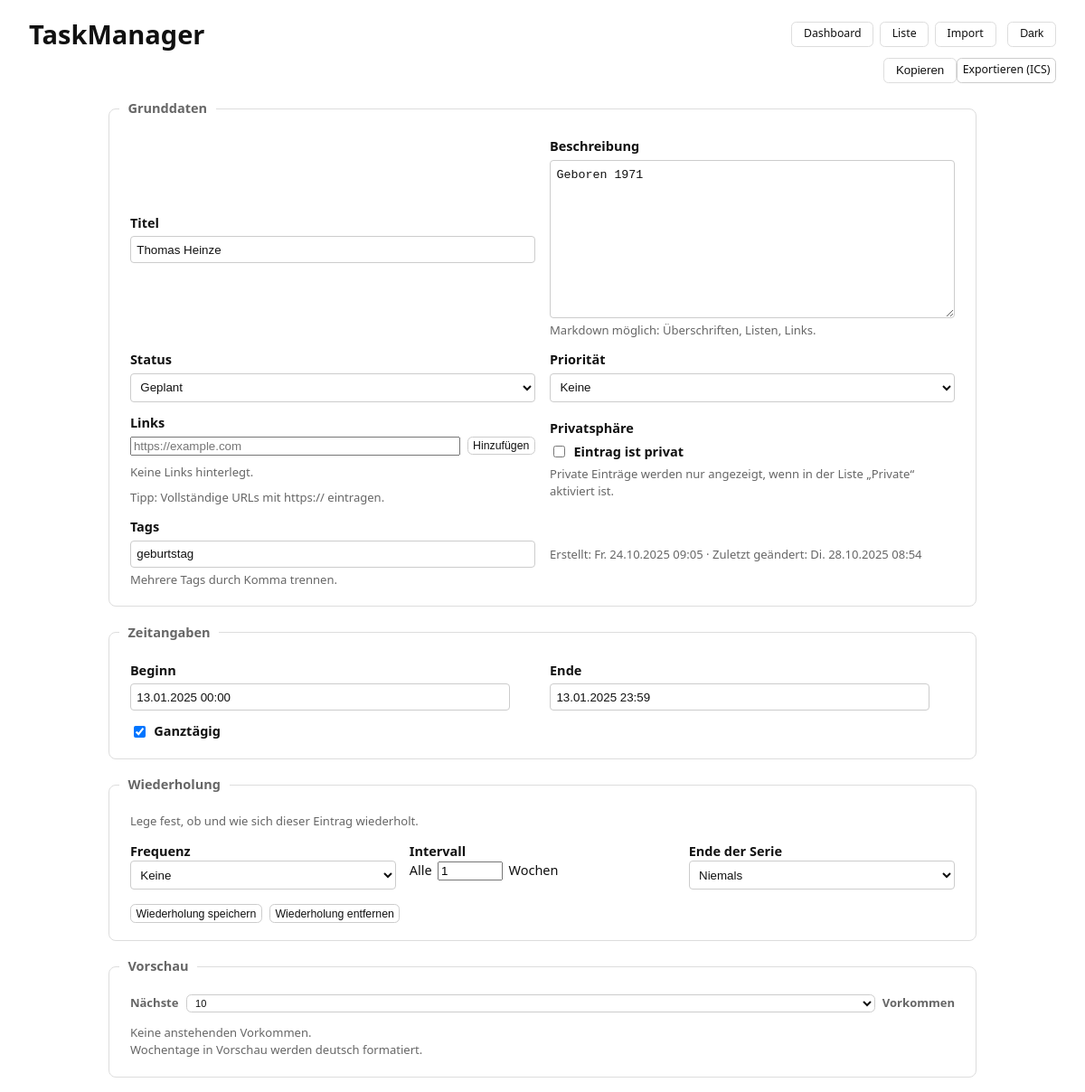
Screenshot of /items/5d18b492-73b4-4bcc-938f-5427e76522ac/edit with the database file from the repository.
### tables this page shows
CREATE TABLE "items" (
	"id"	TEXT,
	"type"	TEXT NOT NULL CHECK("type" IN ('task', 'appointment', 'event', 'reminder')),
	"name"	TEXT NOT NULL,
	"description"	TEXT,
	"status_key"	TEXT NOT NULL,
	"is_private"	INTEGER NOT NULL DEFAULT 0,
	"tags"	TEXT,
	"links"	TEXT,
	"start_utc"	TEXT,
	"end_utc"	TEXT,
	"due_utc"	TEXT,
	"reminder_utc"	TEXT,
	"is_all_day"	INTEGER DEFAULT 0,
	"rrule_string"	TEXT,
	"exdates"	TEXT,
	"ics_uid"	TEXT,
	"priority"	INTEGER,
	"created_utc"	TEXT,
	"last_modified_utc"	TEXT, task_planned_start_utc TEXT, task_planned_end_utc TEXT,
	PRIMARY KEY("id")
);

### web/server.py (the view)
@app.get("/items/{item_id}/edit", response_class=HTMLResponse)
def edit_item_page(
    item_id: str,
    request: Request,
    repo: DbRepository = Depends(get_repo),
    status=Depends(get_status),
):
    it = repo.get(item_id)
    if not it:
        raise HTTPException(404, "Item nicht gefunden")
    status_options = _status_options_for(status, it.type)
    if not status_options:
        status_options = [(it.status, _status_display(status, it.status))]
    rrule_line = ""
    dtstart_local = ""
    exdates_local = ""
    if getattr(it, "recurrence", None) and it.recurrence.rrule_string:
        for line in it.recurrence.rrule_string.splitlines():
            if line.startswith("DTSTART:"):
                try:
                    dt = datetime.strptime(line.split(":", 1)[1], "%Y%m%dT%H%M%SZ").replace(tzinfo=ZoneInfo("UTC"))
                    dtstart_local = format_local(dt)
                except Exception:
                    pass
            if line.startswith("RRULE:"):
                rrule_line = line.split(":", 1)[1]
    if getattr(it, "recurrence", None) and it.recurrence.exdates_utc:
        exdates_local = ", ".join(format_local(d) for d in it.recurrence.exdates_utc)
    status_color = None
    if hasattr(status, "get_definition"):
        sd = status.get_definition(it.status)
        if sd and getattr(sd, "color_light", None):
            status_color = sd.color_light
    back_qs = urlencode(list(request.query_params.multi_items()))
    resp = templates.TemplateResponse("edit.html", {
        "request": request,
        "it": it,
        "status_options": status_options,
        "dtstart_local": dtstart_local,
        "rrule_line": rrule_line,
        "exdates_local": exdates_local,
        "status_color": status_color,
        "back_qs": back_qs,
    })
    resp.headers["Cache-Control"] = "no-store, no-cache, must-revalidate, max-age=0"
    resp.headers["Pragma"] = "no-cache"
    return resp

### web/templates/edit.html (shortened to what this page needs)
{% extends "base.html" %}
{% block content %}
<div class="edit-actions" style="display:flex; justify-content:flex-end; margin:.25rem 0;">
  <button class="preview-btn"
          hx-post="/items/{{ it.id }}/copy"
          hx-swap="none"
          title="Dieses Item duplizieren">
    Kopieren
  </button>
  <a class="btn btn-xs" href="/export.ics?ids={{ it.id }}" target="_blank" rel="noopener">
    Exportieren (ICS)
    </a>
</div>
<div class="edit-container">
  <fieldset class="card">
    <legend class="card-title">Grunddaten</legend>
    <div class="card-body form-grid">
      <div class="full" style="max-width: 720px;">
        <label for="name">Titel</label>
        <input id="name" type="text" name="name" value="{{ it.name }}" placeholder="Kurzer, prägnanter Titel"
              hx-post="/items/{{ it.id }}/edit" hx-trigger="change delay:300ms"
              hx-include="#name"
              hx-swap="none">
      </div>
      <div class="full" style="max-width: 720px;">
        <label for="description">Beschreibung</label>
        <textarea id="description" name="description" placeholder="Ausführliche Beschreibung, Hinweise, Checkliste… (Markdown unterstützt)"
                  hx-post="/items/{{ it.id }}/edit" hx-trigger="change delay:400ms"
                  hx-include="#description"
                  hx-swap="none" rows="8">{{ it.description | default('') }}</textarea>
        <div class="muted">Markdown möglich: Überschriften, Listen, Links.</div>
      </div>
      <div>
        <label for="status_key">Status</label>
        <select id="status_key" name="status_key"
                hx-post="/items/{{ it.id }}/edit" hx-trigger="change"
                hx-include="#status_key"
                hx-swap="none">
          {% for key, label in status_options %}
            <option value="{{ key }}" {% if key == it.status %}selected{% endif %}>{{ label }}</option>
          {% endfor %}
        </select>
      </div>
      <div>
        <label for="priority">Priorität</label>
        <select id="priority" name="priority"
                hx-post="/items/{{ it.id }}/edit" hx-trigger="change"
                hx-include="#priority"
                hx-swap="none">
          <option value="0" {% if (it.priority or 0) == 0 %}selected{% endif %}>Keine</option>
        </select>
      </div>
      {% include "_links_block.html" with context %}
      <div>
        <label>Privatsphäre</label>
        <label class="inline">
          <input id="is_private" type="checkbox" name="is_private" value="1" {% if it.is_private %}checked{% endif %}
                hx-post="/items/{{ it.id }}/edit" hx-trigger="change"
                hx-include="#is_private"
                hx-swap="none">
          Eintrag ist privat
        </label>
        <div class="muted">Private Einträge werden nur angezeigt, wenn in der Liste „Private“ aktiviert ist.</div>
      </div>
      <div class="full" style="max-width: 720px;">
        <label for="tags">Tags</label>
        <input id="tags" type="text" name="tags" value="{{ (it.tags or []) | join(', ') }}" placeholder="z. B. Arbeit, Dringend"
              hx-post="/items/{{ it.id }}/edit" hx-trigger="change delay:300ms"
              hx-include="#tags"
              hx-swap="none">
        <div class="muted">Mehrere Tags durch Komma trennen.</div>
      </div>
      <div class="full" style="max-width: 720px; margin-top:.25rem;">
        <div class="muted">
          {% if it.created_utc %}
            Erstellt: {{ it.created_utc | format_local_short_weekday_de("%a %d.%m.%Y %H:%M") }}. {{ it.created_utc | format_local("%d.%m.%Y %H:%M") }}
          {% else %}
            Erstellt: –
          {% endif %}
          ·
          {% if it.last_modified_utc %}
            Zuletzt geändert: {{ it.last_modified_utc | format_local_short_weekday_de("%a %d.%m.%Y %H:%M") }}. {{ it.last_modified_utc | format_local("%d.%m.%Y %H:%M") }}
          {% else %}
            Zuletzt geändert: –
          {% endif %}
        </div>
      </div>
    </div>
  </fieldset>
  <fieldset class="card">
    <legend class="card-title">Zeitangaben</legend>
    <div class="card-body form-grid">
      {% if it.type == 'task' %}
        <div style="max-width: 420px;">
          <label for="due">Fällig am</label>
          <input id="due" class="fp-datetime" type="text" name="due" value="{{ it.due_utc | format_local }}"
                 placeholder="dd.mm.yyyy hh:mm"
                 hx-post="/items/{{ it.id }}/due" hx-trigger="change" hx-swap="none">
          <div class="muted">Optionales Fälligkeitsdatum.</div>
        </div>
      {% elif it.type in ('appointment','event') %}
        <div style="max-width: 420px;">
          <label for="start_local">Beginn</label>
          <input id="start_local" class="fp-datetime" type="text" name="start_local" value="{{ it.start_utc | format_local }}"
                 placeholder="dd.mm.yyyy hh:mm"
                 hx-post="/items/{{ it.id }}/start_end" hx-trigger="change"
                 hx-include="[name='start_local']" hx-target="#occ" hx-swap="innerHTML">
        </div>
        <div style="max-width: 420px;">
          <label for="end_local">Ende</label>
          <input id="end_local" class="fp-datetime" type="text" name="end_local" value="{{ it.end_utc | format_local }}"
                 placeholder="dd.mm.yyyy hh:mm"
                 hx-post="/items/{{ it.id }}/start_end" hx-trigger="change"
                 hx-include="[name='end_local']" hx-target="#occ" hx-swap="innerHTML">
        </div>
        <div class="full" style="max-width: 720px;">
          <label class="inline" title="Ganztägiger Eintrag ohne Uhrzeiten">
            <input id="is_all_day" type="checkbox" name="is_all_day" value="1" {% if it.is_all_day %}checked{% endif %}>
            Ganztägig
          </label>
        </div>
        {% set has_recur = (it.recurrence is defined and it.recurrence and (it.recurrence.rrule_string or (it.recurrence.exdates_utc or ()))) %}
      {% endif %}
    </div>
  </fieldset>
  {% if it.type in ('appointment','event','reminder') %}
  <fieldset class="card" id="recur_card"
            data-rrule="{{ it.recurrence.rrule_string if it.recurrence and it.recurrence.rrule_string else '' }}"
            style="{% if not has_recur %}display:none;{% endif %}">
    <legend class="card-title">Wiederholung</legend>
    <div class="card-body recur-grid">
      <div class="full muted">Lege fest, ob und wie sich dieser Eintrag wiederholt.</div>
      <div>
        <label for="recur_freq">Frequenz</label>
        <select id="recur_freq" name="recur_freq">
          <option value="">Keine</option>
        </select>
      </div>
      <div>
        <label for="recur_interval">Intervall</label>
        <div class="inline">
          <span>Alle</span>
          <input type="number" id="recur_interval" min="1" value="1" style="width:4.5rem">
          <span id="recur_unit">Wochen</span>
        </div>
      </div>
          {% set days = [('MO','Mo'),('TU','Di'),('WE','Mi'),('TH','Do'),('FR','Fr'),('SA','Sa'),('SU','So')] %}
      <div>
        <label for="recur_end_mode">Ende der Serie</label>
        <select id="recur_end_mode">
          <option value="NEVER">Niemals</option>
        </select>
      </div>
      <div class="full btn-row" style="margin-top:.25rem;">
        <button type="button" class="btn btn-xs" id="save_recurrence">Wiederholung speichern</button>
        <button type="button" class="btn btn-xs" id="clear_recurrence">Wiederholung entfernen</button>
      </div>
    </div>
  </fieldset>
  {% endif %}
  <fieldset class="card">
    <legend class="card-title">Vorschau</legend>
    <div class="card-body">
      {% set has_recur_preview = (it.recurrence is defined and it.recurrence and (it.recurrence.rrule_string or (it.recurrence.exdates_utc or ()))) %}
      {% if has_recur_preview %}
        <h3 class="muted" style="margin-top:0; display:flex; align-items:center; gap:.5rem;">
          Nächste
          <select id="occ-n" class="btn btn-xs" style="min-height:auto; padding:.1rem .35rem;">
            {% for k in range(1,11) %}
              <option value="{{ k }}" {% if k == 10 %}selected{% endif %}>{{ k }}</option>
            {% endfor %}
          </select>
          Vorkommen
        </h3>
        <div id="occ"
             hx-get="/items/{{ it.id }}/occurrences"
             hx-trigger="load from:#occ-n changed"
             hx-include="#occ-n"
             hx-params="*"
             data-locale="de">
          {% include "_occurrences.html" with context %}
        </div>
      {% endif %}
      <div class="muted">Wochentage in Vorschau werden deutsch formatiert.</div>
    </div>
  </fieldset>
</div>
{% endblock %}

### web/static/style.css (style rules this page uses)
:root { --color-bg: #ffffff; --color-fg: #111111; --color-muted: #666666; --color-border: #dddddd; --color-bg-alt: #fafafa; --color-primary: #007bff; --color-danger: #dc3545; --color-success: #198754; --color-info: #0d6efd; --color-warning: #ffc107; --alert-error-bg: #ffecec; --alert-error-border: #f5c2c7; --alert-error-fg: #842029; --alert-success-bg: #e6ffed; --alert-success-border: #b2f5ea; --alert-success-fg: #0f5132; --alert-info-bg: #e7f1ff; --alert-info-border: #b6d4fe; --alert-info-fg: #084298; --chip-bg: #f2f2f2; --chip-fg: #333333; --link-chip-hover-bg: #f5f7ff; --link-del-hover-bg: #ffebee; --time-soon: #d9822b; --time-past: var(--color-danger); --focus-ring: 2px solid var(--color-primary); --font-size-base: 14.5px; --font-size-sm: 12px; --font-size-md: 14px; --line-height: 1.5; --radius: .25rem; --radius-sm: 4px; --radius-base: 8px; --radius-pill: 1rem; --space-1: .1rem; --space-2: .2rem; --space-3: .3rem; --space-4: .35rem; --space-5: .5rem; --duration-fast: 150ms; --ease-standard: cubic-bezier(0.16, 1, 0.3, 1); --color-teal-500-rgb: 33, 128, 141; --color-teal-300-rgb: 50, 184, 198; --font-weight-medium: 500; }
html[data-theme="light"] { --color-bg: #ffffff; --color-fg: #111111; --color-muted: #666666; --color-border: #dddddd; --color-bg-alt: #fafafa; --chip-bg: #f2f2f2; --chip-fg: #333333; --link-chip-hover-bg: #f5f7ff; --link-del-hover-bg: #ffebee; }
* { box-sizing: border-box; }
html, body { background: var(--color-bg); color: var(--color-fg); }
body { font-family: system-ui, Arial, sans-serif; margin: 1rem 2rem; font-size: var(--font-size-base); line-height: var(--line-height); }
label { font-weight: bold; }
textarea { resize: vertical; }
input[type="checkbox"] { width: auto; }
.muted { color: var(--color-muted); }
.inline { display: flex; align-items: center; gap: .4rem; flex-wrap: wrap; }
.form-grid { display: grid; grid-template-columns: repeat(2, minmax(260px, 1fr)); gap: .75rem 1rem; align-items: center; }
.form-grid > div, .form-grid fieldset { display: flex; flex-direction: column; gap: .25rem; }
input[type="text"], input[type="datetime-local"], select, textarea { width: 100%; padding: .4rem; border: 1px solid #ccc; border-radius: 4px; background: var(--color-bg); color: var(--color-fg); }
button, .btn, .btn:visited { display: inline-flex; align-items: center; justify-content: center; gap: .35rem; padding: .35rem .8rem; border: 1px solid #ccc; border-radius: .35rem; background: var(--color-bg); color: var(--color-fg); text-decoration: none; cursor: pointer; transition: background var(--duration-fast) var(--ease-standard), border-color var(--duration-fast) var(--ease-standard), color var(--duration-fast) var(--ease-standard), box-shadow var(--duration-fast) var(--ease-standard); }
.btn-xs { padding: .15rem .35rem; font-size: .85em; }
.card { border: 1px solid var(--color-border); border-radius: .5rem; background: var(--color-bg); margin: .75rem 0; }
.card-title { font-weight: 600; color: var(--color-muted); padding: .35rem .6rem; }
.card-body { padding: .6rem .75rem; }
.edit-container { max-width: 960px; margin: 0 auto; }
.edit-container textarea#description { min-height: 10rem; line-height: 1.5; }
.edit .muted, .edit .hint, .muted { color: var(--color-muted); font-size: .9em; }
.recur-grid { display: grid; grid-template-columns: repeat(3, minmax(200px, 1fr)); gap: .75rem .9rem; align-items: start; }
.recur-grid .full { grid-column: 1 / -1; }
.btn-row { display: flex; gap: .5rem; flex-wrap: wrap; }
.preview-btn { background: transparent; color: var(--color-fg); border: 1px solid var(--color-border); text-decoration: none; }

### rows the page displays
items: name "Thomas Heinze", description "Geboren 1971", status_key "Geplant", priority "Keine", is_all_day "☑"

### other values shown
{{ it.created_utc | format_local_short_weekday_de("%a %d.%m.%Y %H:%M") }} "Fr"
{{ it.created_utc | format_local("%d.%m.%Y %H:%M") }} "24.10.2025 09:05"
{{ it.last_modified_utc | format_local("%d.%m.%Y %H:%M") }} "28.10.2025 08:54"
form field value "10"
